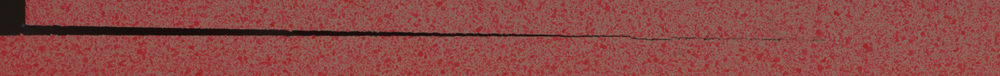
#> input picture input/crack1.png, 1000 x 76 px, shrunk from 3950 x 300 before the run
$ python main.py --image_folder input --output_folder out
#> lines starting #> are read from the running program, lines starting #| are printed output that depends on the picture
# This is a sample Python script.
import sys

# Press Shift+F10 to execute it or replace it with your code.
# Press Double Shift to search everywhere for classes, files, tool windows, actions, and settings.

import cv2
import os
import argparse
from os import listdir

import subprocess #for creating a new shell


segment_anything_command = "conda activate segmentor; cd ~/ki/segment-anything/segment-anything/; python scripts/amg.py --checkpoint ../segment-anything-ui/sam_vit_h_4b8939.pth --model-type vit_h --crop-n-layers 1 --input __REPLACE_INPUT_FOLDER__ --output __REPLACE_OUTPUT_FOLDER__"

def invert_image(filename,outputfolder):
    # Use a breakpoint in the code line below to debug your script.
#> called with filename = 'input/crack1.png', outputfolder = 'inverted'
    img = cv2.imread(filename)
#> img is the input picture: shape (76, 1000, 3); mean B, G, R 69.9, 73.7, 141
    v_image = ~img
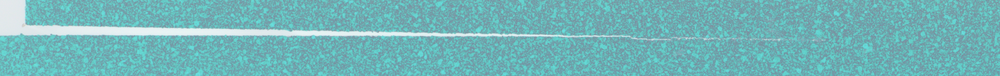
#> v_image: shape (76, 1000, 3); mean B, G, R 185.1, 181.3, 114

    filename_without_path = os.path.basename(filename)

    if(outputfolder[-1] != '/'):
        outputfolder = outputfolder + "/"

    inverted_filename = "inverted_"+filename_without_path

    cv2.imwrite(outputfolder+inverted_filename,v_image)
    return inverted_filename

def createSegmentAnythingCommand(input,output):
    global  segment_anything_command
    segment_anything_command = segment_anything_command.replace("__REPLACE_INPUT_FOLDER__", input).replace("__REPLACE_OUTPUT_FOLDER__", output)
    return segment_anything_command

def createClassifierCommand(command, input,output,fileid):
    command = command.replace("__REPLACE_INPUT_FOLDER__", input).replace("__REPLACE_OUTPUT_FOLDER__", output).replace("__ID__", fileid)
    return command


# Press the green button in the gutter to run the script.
if __name__ == '__main__':

    parser = argparse.ArgumentParser(description='Controll Segment Anything.')

    parser.add_argument('--image_folder', help='folder of the images', required=True)
    parser.add_argument('--output_folder', help='folder for the result (crack length)', required=True)
    args = parser.parse_args()

    image_folder = args.image_folder
    output_folder = args.output_folder

    image_folder = os.path.abspath(image_folder)
    output_folder = os.path.abspath(args.output_folder)
    inverted_image_folder = os.path.abspath("inverted")

    segment_anything_command = createSegmentAnythingCommand(inverted_image_folder,output_folder)

    for file in listdir(image_folder):
        print("invert_image("+image_folder+"/"+file+", "+output_folder+")")
        imgname = invert_image(image_folder+"/"+file, inverted_image_folder)

    print(segment_anything_command)

    with open("run.sh", "w") as file:
        file.write(segment_anything_command)
        file.close()

    #os.system(segment_anything_command)

    os.system("bash -i run.sh")
    #p = subprocess.Popen(segment_anything_command, shell=True, stdout=subprocess.PIPE, stderr=subprocess.STDOUT)
    #out = p.communicate()[0]
    #print (out)

    #call segment anything with outputfolder/imgname
    #call csvreader

    counter = 0
    classifier_command = "conda activate csvreader; cd ~/PycharmProjects/csvreader/; python main.py  --image_folder __REPLACE_INPUT_FOLDER__ --output_folder __REPLACE_OUTPUT_FOLDER__ --id __ID__"
    classifier_output_folder = "results"
    classifier_output_folder = os.path.abspath(classifier_output_folder)

#> (the run stopped early here; a loop or call above may not have finished)
